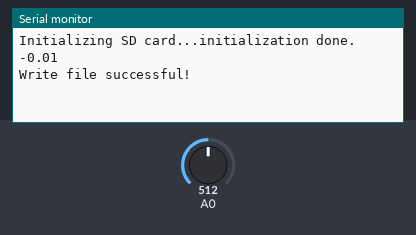
Recording of a sketch running on a simulated Arduino Uno, built with avr-gcc and run on an emulated ATmega328P. Shown: the last lines printed to the serial monitor. Inputs (shaded band) come from the test bench; at power-on: A0 = 512. Storage starts empty.

Above: at 3.2 s.
3.3 s: A0 set to 716
At 5.5 s:
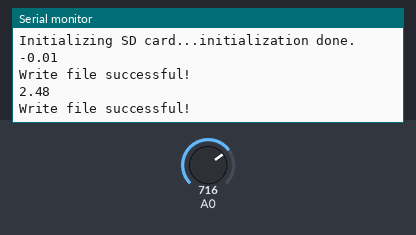
7.1 s: A0 set to 900
At 9.4 s:
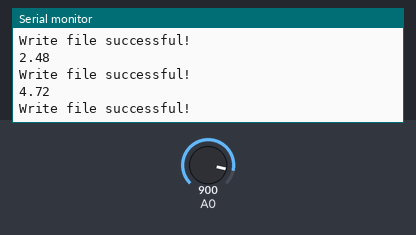
Timing chart, 0 to 10.9 s (numbered marks = the images above; inputs shaded):
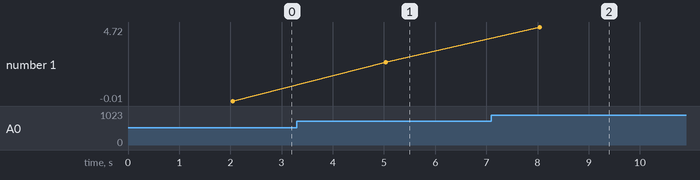

The sketch:

ACS723_Current.ino
```cpp
#include <SPI.h>
#include <SD.h>

int offset = 513;
const float vpp = 0.0048828125;
int points;
int interval;
float voltage;
float amperage;
float amperage_last;

File myFile;

void setup() {
  Serial.begin(9600);
   while (!Serial) {
    ; // wait for serial port to connect. Needed for native USB port only
  }

  delay(2000);  //afer reset Arduino, 2s to take out SD

  Serial.print("Initializing SD card...");
  if (!SD.begin(10)) {
    Serial.println("initialization failed!");
  }
  else
  {
    Serial.println("initialization done.");
  }

}

void loop() {
  interval = 1; //interval to write data
  points = analogRead(A0)- offset;
  voltage = points * vpp;
  amperage = voltage / 0.4;
  Serial.println(amperage);

  write_data(amperage);  //write data
  delay(3000);
}

void write_data(int amperage_input)
{
  myFile = SD.open("test.csv", FILE_WRITE);

  // if the file opened okay, write to it:
  if (myFile) {
    myFile.print("The current is: ");
    myFile.println(amperage_input);
    myFile.close();
    Serial.println("Write file successful!"); //print out COM Port
  } else {
    Serial.println("error opening test.txt");
  }
}
```

Measured:
- after the input at 3.3 s, the serial monitor: prints a new line after 1.7 s (image 1)
- after the input at 7.1 s, the serial monitor: prints a new line after 0.94 s (image 2)
- plotted number 1: -0.01 → 2.48 after the input at 3.3 s, 2.48 → 4.72 after the input at 7.1 s
